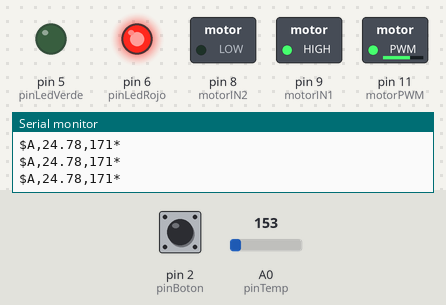
A sketch run on a simulated Arduino Uno, built with avr-gcc and run on an emulated ATmega328P. Shown: switched loads named in the sketch (green lamp = pin HIGH), output pins drawn as LEDs (lit = HIGH), the last lines printed to the serial monitor. The inputs (shaded band) are chosen by the test bench; at power-on: A0 (pinTemp) = 153, pin 2 (pinBoton) HIGH.

Above: at 1.2 s.
1.3 s: A0 (pinTemp) set to 136
At 1.8 s:
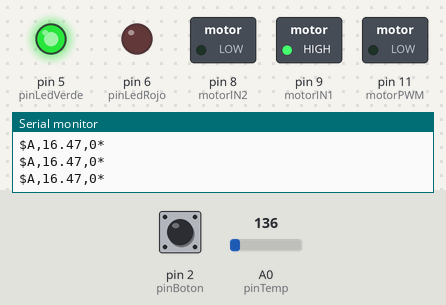
2.8 s: pin 2 (pinBoton) pulled LOW for 0.15 s
At 3.4 s:
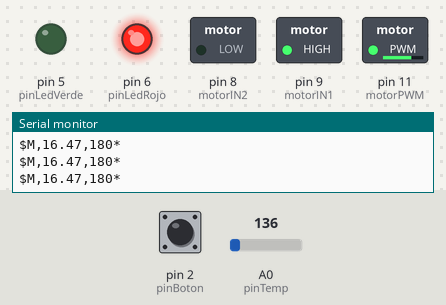
4.8 s: pin 2 (pinBoton) pulled LOW for 1 s
At 5.5 s:
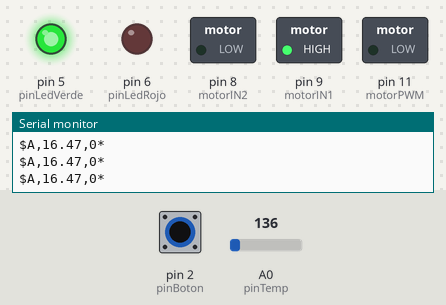
7.3 s: pin 2 (pinBoton) pulled LOW for 3.2 s
At 8.1 s:
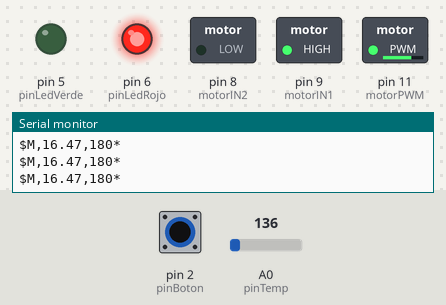
Timing chart, 0 to 10.3 s (numbered marks = the images above; inputs shaded):
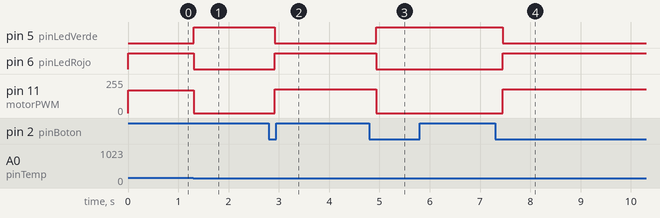

Measured:
- the behaviour switches between 144 and 143 on A0 (pinTemp) (found by bisection; images 0 and 1)
- after the input at 1.3 s, pin 5 (pinLedVerde): LOW → HIGH at once; pin 6 (pinLedRojo): HIGH → LOW at once; pin 11 (motorPWM): 171/255 → 0/255 at once
- after the input at 2.8 s, pin 5 (pinLedVerde): HIGH → LOW after 0.12 s; pin 6 (pinLedRojo): LOW → HIGH after 0.12 s; pin 11 (motorPWM): 0/255 → 180/255 after 0.12 s
- after the input at 4.8 s, pin 5 (pinLedVerde): LOW → HIGH after 0.14 s; pin 6 (pinLedRojo): HIGH → LOW after 0.14 s; pin 11 (motorPWM): 180/255 → 0/255 after 0.14 s
- after the input at 7.3 s, pin 5 (pinLedVerde): HIGH → LOW after 0.16 s; pin 6 (pinLedRojo): LOW → HIGH after 0.16 s; pin 11 (motorPWM): 0/255 → 180/255 after 0.16 s

The sketch:

Arduino.ino
```cpp
// --- PINES DE CONEXIÓN ---
const int pinTemp = A0;
const int pinBoton = 2;
const int pinLedVerde = 5;
const int pinLedRojo = 6;

// Controlador de motor TB6612FNG
const int motorPWM = 11;
const int motorIN1 = 9;
const int motorIN2 = 8;

// --- VARIABLES DEL SISTEMA ---
float umbral = 20.0;
bool modoManual = false;
int velocidadMotor = 0;

// Variables para el Debounce (Antirrebote) del botón
bool estadoBotonEstable = HIGH;
bool ultimoEstadoBoton = HIGH;
unsigned long ultimoTiempoCambio = 0;
unsigned long tiempoDebounce = 50; // 50 milisegundos de filtro

void setup() {
  Serial.begin(9600); // Iniciar comunicación UART

  pinMode(pinBoton, INPUT_PULLUP);
  pinMode(pinLedVerde, OUTPUT);
  pinMode(pinLedRojo, OUTPUT);

  pinMode(motorPWM, OUTPUT);
  pinMode(motorIN1, OUTPUT);
  pinMode(motorIN2, OUTPUT);

  // Configurar dirección del motor (Hacia adelante por defecto)
  digitalWrite(motorIN1, HIGH);
  digitalWrite(motorIN2, LOW);
}

void loop() {
  manejarBoton(); // Revisar si el usuario está apretando el botón

  // 1. Leer y calcular temperatura
  int lecturaCruda = analogRead(pinTemp);
  float voltaje = lecturaCruda * (5.0 / 1023.0);
  float temperatura = (voltaje - 0.5) * 100.0;

  // 2. Lógica de Control
  if (modoManual) {
    // Si el botón está presionado: Forzar velocidad al máximo
    velocidadMotor = 180;
    digitalWrite(pinLedRojo, HIGH);
    digitalWrite(pinLedVerde, LOW);
  } else {
    // Si no está presionado: Control Automático
    if (temperatura < umbral) {
      velocidadMotor = 0; // Apagado
      digitalWrite(pinLedRojo, LOW);
      digitalWrite(pinLedVerde, HIGH); // Verde indica reposo
    } else if (temperatura < 25.0) {
      // Rampa de aceleración entre 15°C y 25°C
      velocidadMotor = map(temperatura, 15, 25, 90, 180);
      digitalWrite(pinLedRojo, HIGH); // Rojo indica movimiento
      digitalWrite(pinLedVerde, LOW);
    } else {
      velocidadMotor = 180; // Tope máximo de seguridad
      digitalWrite(pinLedRojo, HIGH);
      digitalWrite(pinLedVerde, LOW);
    }
  }

  // 3. Ejecutar el movimiento
  analogWrite(motorPWM, velocidadMotor);

  // 4. Enviar Telemetría (Trama UART)
  Serial.print("$");
  Serial.print(modoManual ? "M" : "A");
  Serial.print(",");
  Serial.print(temperatura);
  Serial.print(",");
  Serial.print(velocidadMotor);
  Serial.println("*");

  delay(100); // Pequeña pausa para estabilizar las lecturas
}

// Función para filtrar el ruido mecánico del botón (Modo Interruptor)
void manejarBoton() {
  bool lecturaActual = digitalRead(pinBoton);

  // Si hay un cambio (aunque sea ruido), resetear el cronómetro
  if (lecturaActual != ultimoEstadoBoton) {
    ultimoTiempoCambio = millis();
  }

  // Si el estado se ha mantenido estable por más del tiempo de debounce
  if ((millis() - ultimoTiempoCambio) > tiempoDebounce) {
    // Si el estado estable cambió respecto al registrado
    if (lecturaActual != estadoBotonEstable) {
      estadoBotonEstable = lecturaActual;

      // Lógica de Interruptor: Un toque invierte el modo
      if (estadoBotonEstable == LOW) {
        modoManual = !modoManual; // Cambia de automático a manual, o viceversa
      }
    }
  }
  // Guardar el estado actual para la siguiente vuelta
  ultimoEstadoBoton = lecturaActual;
}
```
